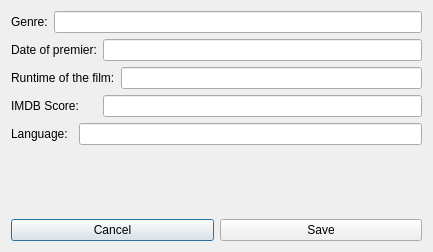
<?xml version="1.0" encoding="UTF-8"?>
<ui version="4.0">
 <class>DetailWindow</class>
 <widget class="QDialog" name="DetailWindow">
  <property name="geometry">
   <rect>
    <x>0</x>
    <y>0</y>
    <width>433</width>
    <height>252</height>
   </rect>
  </property>
  <property name="windowTitle">
   <string>Dialog</string>
  </property>
  <layout class="QGridLayout" name="gridLayout">
   <item row="0" column="0">
    <widget class="QLabel" name="label">
     <property name="text">
      <string>Genre:</string>
     </property>
    </widget>
   </item>
   <item row="6" column="0" colspan="5">
    <layout class="QHBoxLayout" name="horizontalLayout">
     <item>
      <widget class="QPushButton" name="cancelButton">
       <property name="text">
        <string>Cancel</string>
       </property>
      </widget>
     </item>
     <item>
      <widget class="QPushButton" name="saveButton">
       <property name="text">
        <string>Save</string>
       </property>
      </widget>
     </item>
    </layout>
   </item>
   <item row="1" column="3" colspan="2">
    <widget class="QLineEdit" name="datePremier"/>
   </item>
   <item row="2" column="4">
    <widget class="QLineEdit" name="runtime"/>
   </item>
   <item row="1" column="0" colspan="3">
    <widget class="QLabel" name="label_2">
     <property name="text">
      <string>Date of premier:</string>
     </property>
    </widget>
   </item>
   <item row="3" column="0" colspan="3">
    <widget class="QLabel" name="label_4">
     <property name="text">
      <string>IMDB Score:</string>
     </property>
    </widget>
   </item>
   <item row="4" column="2" colspan="3">
    <widget class="QLineEdit" name="language"/>
   </item>
   <item row="3" column="3" colspan="2">
    <widget class="QLineEdit" name="imdb"/>
   </item>
   <item row="2" column="0" colspan="4">
    <widget class="QLabel" name="label_3">
     <property name="text">
      <string>Runtime of the film:</string>
     </property>
    </widget>
   </item>
   <item row="0" column="1" colspan="4">
    <widget class="QLineEdit" name="genre"/>
   </item>
   <item row="4" column="0" colspan="2">
    <widget class="QLabel" name="label_5">
     <property name="text">
      <string>Language:</string>
     </property>
    </widget>
   </item>
   <item row="5" column="0">
    <spacer name="verticalSpacer">
     <property name="orientation">
      <enum>Qt::Vertical</enum>
     </property>
     <property name="sizeHint" stdset="0">
      <size>
       <width>20</width>
       <height>40</height>
      </size>
     </property>
    </spacer>
   </item>
  </layout>
 </widget>
 <resources/>
 <connections/>
</ui>
